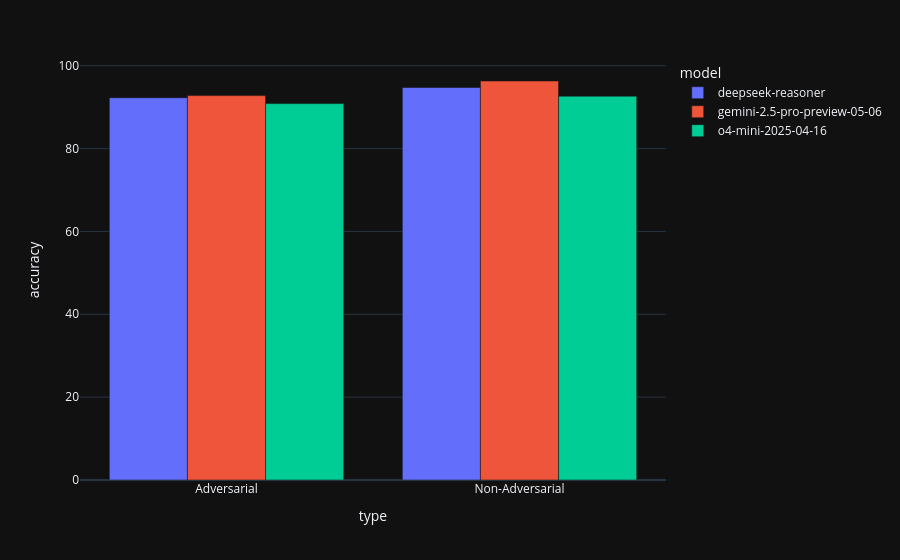

Source (notebook cell):
### Markdown cell above
#### How does the accuracy o4-mini, Gemini 2.5 Pro, and DeepSeek-R1 differ on adversarial and non-adversarial questions?

### Code cell
type_model_accuracy = (
    agg_df.groupby(['type', 'model'])['accuracy']
    .mean()
    .mul(100)
    .astype(float)
    .reset_index(name='accuracy')
    .round(2)
)

fig = px.bar(
    type_model_accuracy,
    x='type',
    y='accuracy',
    color='model',
    barmode='group',
)

fig.show()

### Figure 1 — Plotly figure (JSON) as saved in the notebook; plotly's stock layout.template omitted (floating-point values rounded to 4 significant figures)
{"data": [{"alignmentgroup": "True", "hovertemplate": "model=deepseek-reasoner<br>type=%{x}<br>accuracy=%{y}<extra></extra>", "legendgroup": "deepseek-reasoner", "marker": {"color": "#636efa", "pattern": {"shape": ""}}, "name": "deepseek-reasoner", "offsetgroup": "deepseek-reasoner", "orientation": "v", "showlegend": true, "textposition": "auto", "type": "bar", "x": ["Adversarial", "Non-Adversarial"], "xaxis": "x", "y": [92.26, 94.74], "yaxis": "y"}, {"alignmentgroup": "True", "hovertemplate": "model=gemini-2.5-pro-preview-05-06<br>type=%{x}<br>accuracy=%{y}<extra></extra>", "legendgroup": "gemini-2.5-pro-preview-05-06", "marker": {"color": "#EF553B", "pattern": {"shape": ""}}, "name": "gemini-2.5-pro-preview-05-06", "offsetgroup": "gemini-2.5-pro-preview-05-06", "orientation": "v", "showlegend": true, "textposition": "auto", "type": "bar", "x": ["Adversarial", "Non-Adversarial"], "xaxis": "x", "y": [92.78, 96.31], "yaxis": "y"}, {"alignmentgroup": "True", "hovertemplate": "model=o4-mini-2025-04-16<br>type=%{x}<br>accuracy=%{y}<extra></extra>", "legendgroup": "o4-mini-2025-04-16", "marker": {"color": "#00cc96", "pattern": {"shape": ""}}, "name": "o4-mini-2025-04-16", "offsetgroup": "o4-mini-2025-04-16", "orientation": "v", "showlegend": true, "textposition": "auto", "type": "bar", "x": ["Adversarial", "Non-Adversarial"], "xaxis": "x", "y": [90.85, 92.64], "yaxis": "y"}], "layout": {"barmode": "group", "legend": {"title": {"text": "model"}, "tracegroupgap": 0}, "margin": {"t": 60}, "xaxis": {"anchor": "y", "domain": [0, 1], "title": {"text": "type"}}, "yaxis": {"anchor": "x", "domain": [0, 1], "title": {"text": "accuracy"}}}}
